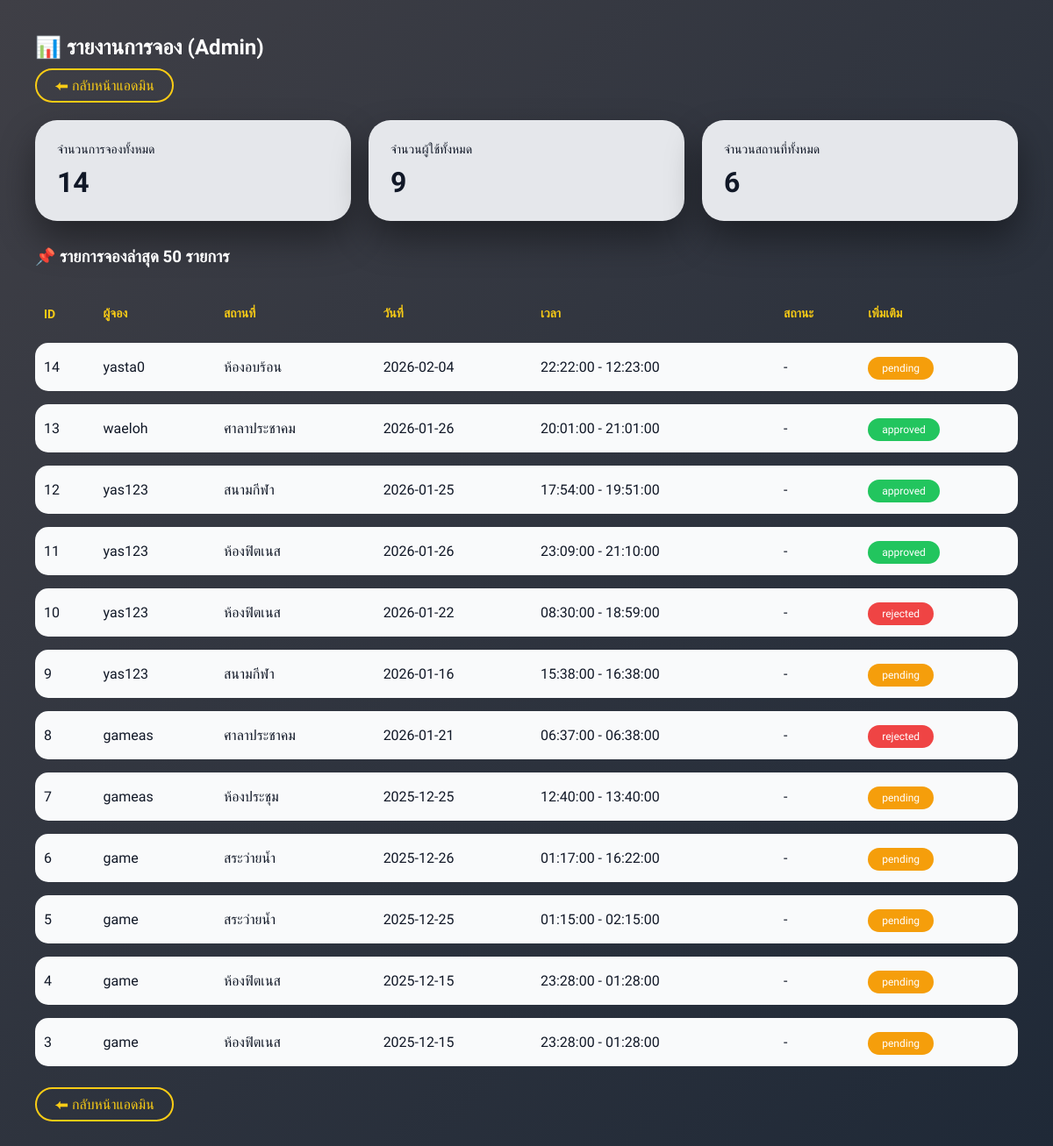
Page /admin/reports.php (signed in) on the earlier database version.
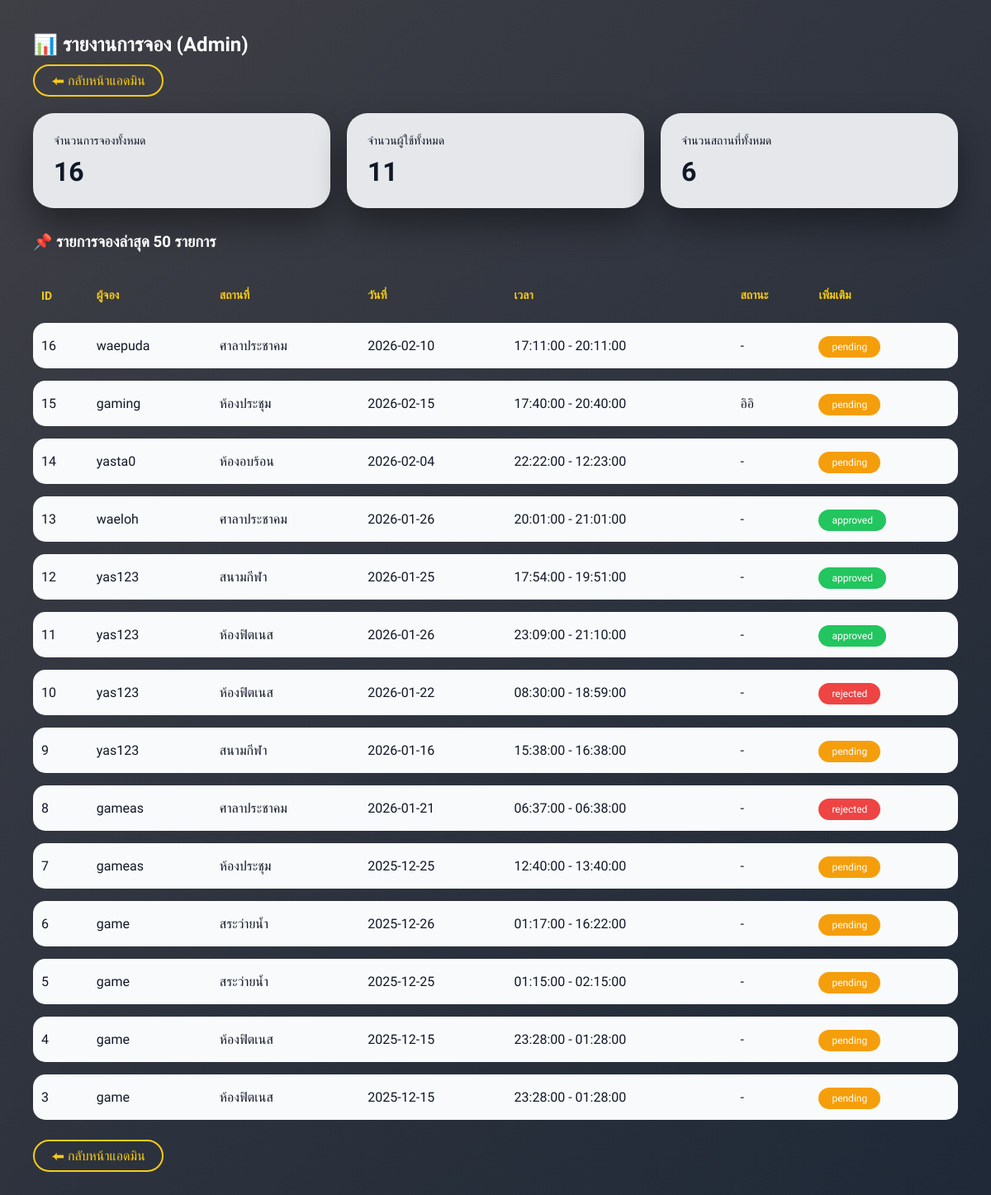
Same page on the later database version.
### tables this page shows
CREATE TABLE `bookings` (
  `id` int(11) NOT NULL,
  `user_id` int(11) DEFAULT NULL,
  `place_id` int(11) DEFAULT NULL,
  `booking_date` date DEFAULT NULL,
  `start_time` time DEFAULT NULL,
  `end_time` time DEFAULT NULL,
  `STATUS` enum('pending','approved','rejected') DEFAULT 'pending',
  `note` text DEFAULT NULL
);

CREATE TABLE `users` (
  `id` int(11) NOT NULL,
  `username` varchar(50) DEFAULT NULL,
  `PASSWORD` varchar(255) DEFAULT NULL,
  `role` enum('admin','user') DEFAULT 'user'
);

CREATE TABLE `places` (
  `id` int(11) NOT NULL,
  `place_name` varchar(100) DEFAULT NULL,
  `description` text DEFAULT NULL
);

### admin/reports.php (the view, shortened to what this page needs)
<?php
require_once __DIR__ . "/../db.php";
$totalBookings = $pdo->query("SELECT COUNT(*) FROM bookings")->fetchColumn();
$totalUsers    = $pdo->query("SELECT COUNT(*) FROM users")->fetchColumn();
$totalPlaces   = $pdo->query("SELECT COUNT(*) FROM places")->fetchColumn();
$sql = "SELECT b.id, b.booking_date, b.start_time, b.end_time,
               b.status, b.note,
               u.username,
               p.place_name
        FROM bookings b
        JOIN users u ON b.user_id = u.id
        JOIN places p ON b.place_id = p.id
        ORDER BY b.id DESC
        LIMIT 50";
$bookings = $pdo->query($sql)->fetchAll(PDO::FETCH_ASSOC);
?>
<!DOCTYPE html>
<html lang="th">
<head>
<link rel="stylesheet" href="report.css">
</head>
<body>
<div class="box">
    <h2>📊 รายงานการจอง (Admin)</h2>
<a href="dashboard.php">⬅ กลับหน้าแอดมิน</a>
    <div class="cards">
        <div class="card">
            <h3>จำนวนการจองทั้งหมด</h3>
            <p><?= (int)$totalBookings ?></p>
        </div>
        <div class="card">
            <h3>จำนวนผู้ใช้ทั้งหมด</h3>
            <p><?= (int)$totalUsers ?></p>
        </div>
        <div class="card">
            <h3>จำนวนสถานที่ทั้งหมด</h3>
            <p><?= (int)$totalPlaces ?></p>
        </div>
    </div>
    <h3>📌 รายการจองล่าสุด 50 รายการ</h3>
    <table>
        <tr>
            <th>ID</th>
            <th>ผู้จอง</th>
            <th>สถานที่</th>
            <th>วันที่</th>
            <th>เวลา</th>
            <th>สถานะ</th>
            <th>เพิ่มเติม</th>
        </tr>
        <?php foreach ($bookings as $b): ?>
            <tr>
                <td><?= (int)$b['id'] ?></td>
                <td><?= htmlspecialchars($b['username']) ?></td>
                <td><?= htmlspecialchars($b['place_name']) ?></td>
                <td><?= htmlspecialchars($b['booking_date']) ?></td>
                <td><?= htmlspecialchars($b['start_time']) ?> - <?= htmlspecialchars($b['end_time']) ?></td>
                <td><?= htmlspecialchars($b['note'] ?: '-') ?></td>
                <td>
                    <?php
                        $status = $b['status'] ?? 'pending';
                        $class = $status;
                    ?>
                    <span class="badge <?= $class ?>">
                        <?= htmlspecialchars($status) ?>
                    </span>
                </td>
            </tr>
        <?php endforeach; ?>
    </table>
    <br>
    <a href="dashboard.php">⬅ กลับหน้าแอดมิน</a>
</div>
</body>
</html>

### admin/report.css (style rules this page uses)
* { margin:0; padding:0; box-sizing:border-box; font-family:'Kanit',sans-serif; }
body { min-height:100vh; background:linear-gradient(135deg,#3f3f46,#1f2937); color:#fff; padding:40px; }
.box { max-width:1200px; margin:auto; }
h2 { margin-bottom:20px; }
a { text-decoration:none; padding:8px 20px; border-radius:25px; border:2px solid #facc15; color:#facc15; transition:0.3s; }
.cards { display:flex; gap:20px; flex-wrap:wrap; margin:30px 0; }
.card { flex:1; min-width:220px; background:#e5e7eb; color:#111827; padding:25px; border-radius:25px; box-shadow:0 20px 40px rgba(0,0,0,0.4); transition:0.3s; }
.card h3 { font-size:14px; font-weight:500; }
.card p { font-size:32px; font-weight:bold; margin-top:10px; }
table { width:100%; border-collapse:separate; border-spacing:0 15px; margin-top:20px; }
th { text-align:left; padding:10px; font-size:14px; color:#facc15; }
td { padding:18px 10px; background:#f9fafb; color:#111827; }
tr td:first-child { border-top-left-radius:15px; border-bottom-left-radius:15px; }
tr td:last-child { border-top-right-radius:15px; border-bottom-right-radius:15px; }
.badge { padding:6px 16px; border-radius:999px; font-size:12px; color:#fff; }
.pending { background:#f59e0b; }
.approved { background:#22c55e; }
.rejected { background:#ef4444; }

Differences in the rows shown:
added bookings: id "16", user.username "waepuda", place.place_name "ศาลาประชาคม", booking_date "2026-02-10", start_time "17:11:00", end_time "20:11:00", note "-", STATUS "pending"
added bookings: id "15", user.username "gaming", place.place_name "ห้องประชุม", booking_date "2026-02-15", start_time "17:40:00", end_time "20:40:00", note "อิอิ", STATUS "pending"
Other differences:
$totalBookings: "14" → "16"
$totalUsers: "9" → "11"
